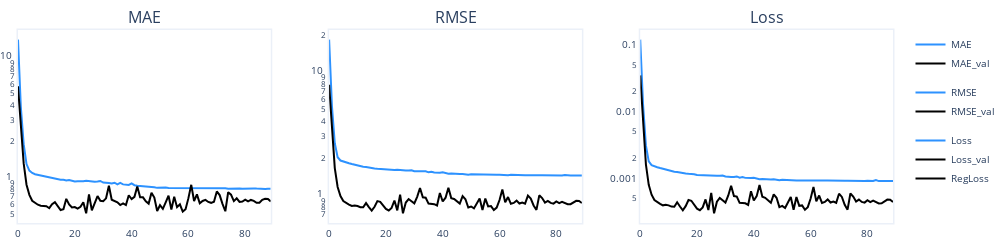

Here is the notebook cell this chart was saved with:
### Code cell
create_metrics_plot(metrics)
